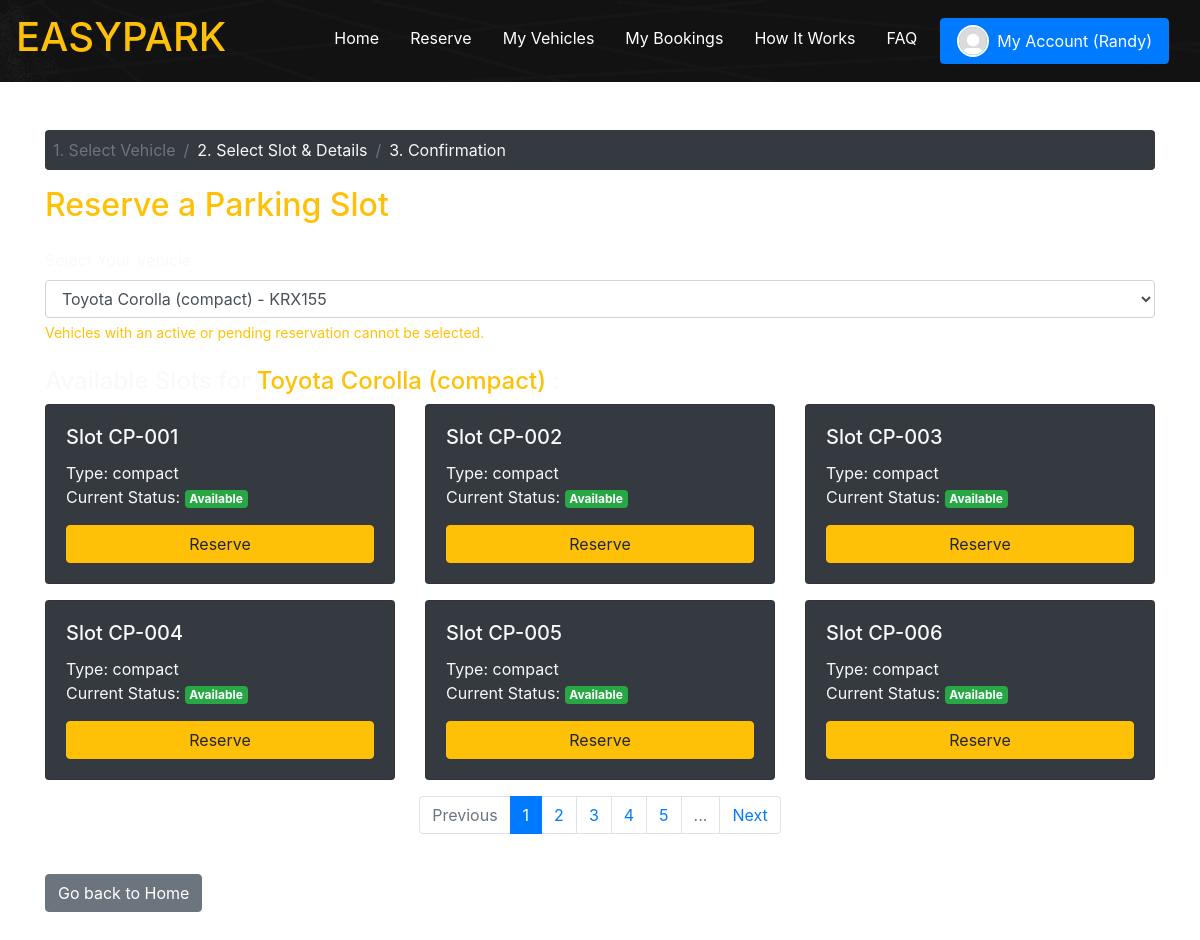
/reservations.php (signed in), run on the app's committed database.
### tables this page shows
CREATE TABLE `vehicles` (
  `vehicle_id` int(11) NOT NULL,
  `user_id` int(11) NOT NULL,
  `plate_number` varchar(20) NOT NULL,
  `model_id` int(11) NOT NULL,
  `color` varchar(50) NOT NULL,
  `created_at` timestamp NULL DEFAULT current_timestamp(),
  `updated_at` timestamp NULL DEFAULT NULL ON UPDATE current_timestamp()
);

CREATE TABLE `Vehicle_Models` (
  `model_id` int(11) NOT NULL,
  `brand` varchar(50) NOT NULL,
  `model` varchar(50) NOT NULL,
  `type` enum('two_wheeler','compact','standard','large') NOT NULL
);

CREATE TABLE `parking_slots` (
  `parking_slot_id` int(11) NOT NULL,
  `slot_number` varchar(10) NOT NULL,
  `slot_type` enum('two_wheeler','compact','standard','large') NOT NULL,
  `slot_status` enum('available','reserved','occupied','unavailable') DEFAULT 'available'
);

### reservations.php (the view, shortened to what this page needs)
<?php
require_once 'includes/db.php';
$user_id = $_SESSION['user_id'];
$stmt = $pdo->prepare('SELECT v.vehicle_id, v.plate_number, m.brand, m.model, m.type FROM vehicles v JOIN Vehicle_Models m ON v.model_id = m.model_id WHERE v.user_id = ?');
$stmt->execute([$user_id]);
$vehicles = $stmt->fetchAll(PDO::FETCH_ASSOC);
$active_vehicle_ids = [];
$user_has_active_reservation = false;
$selected_vehicle_id = isset($_POST['vehicle_id']) ? $_POST['vehicle_id'] : ($vehicles[0]['vehicle_id'] ?? null);
$selected_vehicle_type = null;
if ($selected_vehicle_id) {
  foreach ($vehicles as $veh) {
    if ($veh['vehicle_id'] == $selected_vehicle_id) {
      $selected_vehicle_type = $veh['type'];
      break;
    }
  }
}
$show_reservation_form = false;
$selected_slot = null;
$slots_per_page = 6;
$page = isset($_GET['page']) ? max(1, intval($_GET['page'])) : 1;
$offset = ($page - 1) * $slots_per_page;
$total_slots = 0;
$available_slots = [];
if ($selected_vehicle_type) {
  $stmt = $pdo->prepare('SELECT COUNT(*) FROM parking_slots WHERE slot_type = ?');
  $stmt->execute([$selected_vehicle_type]);
  $total_slots = $stmt->fetchColumn();
  $stmt = $pdo->prepare('SELECT * FROM parking_slots WHERE slot_type = ? LIMIT ? OFFSET ?');
  $stmt->bindValue(1, $selected_vehicle_type);
  $stmt->bindValue(2, $slots_per_page, PDO::PARAM_INT);
  $stmt->bindValue(3, $offset, PDO::PARAM_INT);
  $stmt->execute();
  $available_slots = $stmt->fetchAll(PDO::FETCH_ASSOC);
}
$current_step = 1;
?>
<!DOCTYPE html>
<html lang="en">
<head>
  <link rel="stylesheet" href="css/font-awesome.min.css">
  <link rel="stylesheet" href="css/bootstrap.min.css">
</head>
<body class="bg-car">
  <?php include 'includes/client_navbar.php'; ?>
  <div class="container py-5">
    <nav aria-label="breadcrumb">
      <ol class="breadcrumb bg-dark text-light p-2 rounded">
        <li class="breadcrumb-item<?= $current_step === 1 ? ' active' : '' ?>">1. Select Vehicle</li>
        <li class="breadcrumb-item<?= $current_step === 2 ? ' active' : '' ?>">2. Select Slot & Details</li>
        <li class="breadcrumb-item<?= $current_step === 3 ? ' active' : '' ?>">3. Confirmation</li>
      </ol>
    </nav>
    <h2 class="text-warning mb-4">Reserve a Parking Slot</h2>
    <form method="post" class="mb-4">
      <div class="form-group">
        <label for="vehicle_id" class="text-light">Select Your Vehicle:</label>
        <select name="vehicle_id" id="vehicle_id" class="form-control" onchange="this.form.submit()" required
          <?= $user_has_active_reservation ? 'disabled' : '' ?>>
          <?php foreach ($vehicles as $veh): ?>
            <?php
            $is_active = isset($active_vehicle_ids[$veh['vehicle_id']]);
            ?>
            <option value="<?= $veh['vehicle_id'] ?>" <?= $veh['vehicle_id'] == $selected_vehicle_id ? 'selected' : '' ?>
              <?= $is_active ? 'disabled' : '' ?>>
              <?= htmlspecialchars($veh['brand'] . ' ' . $veh['model'] . ' (' . $veh['type'] . ') - ' . $veh['plate_number']) ?>
            </option>
          <?php endforeach; ?>
        </select>
        <small class="form-text text-warning">
          Vehicles with an active or pending reservation cannot be selected.<br>
        </small>
      </div>
    </form>
    <?php if ($selected_vehicle_id && empty($active_vehicle_ids[$selected_vehicle_id]) && !$user_has_active_reservation): ?>
      <?php if ($current_step === 3): ?>
        <form method="post" class="bg-dark text-light p-4 rounded">
          <h4>Confirm Your Reservation</h4>
          <dl class="row">
            <dt class="col-sm-4">Slot</dt>
            <dd class="col-sm-8">Slot <?= htmlspecialchars($selected_slot['slot_number']) ?>
              (<?= htmlspecialchars($selected_slot['slot_type']) ?>)</dd>
            <dt class="col-sm-4">Vehicle</dt>
            <dd class="col-sm-8">
              <?php foreach ($vehicles as $veh) {
                if ($veh['vehicle_id'] == $selected_vehicle_id) {
                  echo htmlspecialchars($veh['brand'] . ' ' . $veh['model'] . ' (' . $veh['type'] . ') - ' . $veh['plate_number']);
                  break;
                }
              } ?>
            </dd>
            <dt class="col-sm-4">Start</dt>
            <dd class="col-sm-8"><?= htmlspecialchars($_POST['start_datetime']) ?></dd>
            <dt class="col-sm-4">End</dt>
            <dd class="col-sm-8"><?= htmlspecialchars($_POST['end_datetime']) ?></dd>
            <dt class="col-sm-4">Duration</dt>
            <dd class="col-sm-8"><?= htmlspecialchars($_POST['duration_value']) ?>
              <?= htmlspecialchars($_POST['duration_type']) ?>(s)
            </dd>
            <dt class="col-sm-4">Payment Method</dt>
            <dd class="col-sm-8"><?= htmlspecialchars($_POST['payment_method']) ?></dd>
            <dt class="col-sm-4">Price</dt>
            <dd class="col-sm-8">₱<?= htmlspecialchars($_POST['price']) ?></dd>
          </dl>
          <input type="hidden" name="slot_id" value="<?= $selected_slot['parking_slot_id'] ?>">
          <input type="hidden" name="vehicle_id" value="<?= $selected_vehicle_id ?>">
          <input type="hidden" name="duration_type" value="<?= htmlspecialchars($_POST['duration_type']) ?>">
          <input type="hidden" name="start_datetime" value="<?= htmlspecialchars($_POST['start_datetime']) ?>">
          <input type="hidden" name="end_datetime" value="<?= htmlspecialchars($_POST['end_datetime']) ?>">
          <input type="hidden" name="payment_method" value="<?= htmlspecialchars($_POST['payment_method']) ?>">
          <input type="hidden" name="price" value="<?= htmlspecialchars($_POST['price']) ?>">
          <input type="hidden" name="duration_value" value="<?= htmlspecialchars($_POST['duration_value']) ?>">
          <button type="submit" name="confirm_reservation" class="btn btn-warning">Confirm Reservation</button>
          <a href="reservations.php" class="btn btn-secondary ml-2">Cancel</a>
        </form>
      <?php else: ?>
        <h4 class="text-light">Available Slots for <span class="text-warning">
            <?php
            foreach ($vehicles as $veh) {
              if ($veh['vehicle_id'] == $selected_vehicle_id) {
                echo htmlspecialchars($veh['brand'] . ' ' . $veh['model'] . ' (' . $veh['type'] . ')');
                break;
              }
            }
            ?>
          </span>:</h4>
        <?php if (count($available_slots) > 0): ?>
          <form method="post">
            <div class="row">
              <?php
              $has_active_reservation = false;
              ?>
              <?php foreach ($available_slots as $slot): ?>
                <div class="col-md-4 mb-3">
                  <div class="card bg-dark text-light">
                    <div class="card-body">
                      <h5 class="card-title">Slot <?= htmlspecialchars($slot['slot_number']) ?></h5>
                      <p class="card-text">
                        Type: <?= htmlspecialchars($slot['slot_type']) ?><br>
                        Current Status:
                        <?php
                        $statusColor = 'success';
                        $statusLabel = ucfirst($slot['slot_status']);
                        ?>
                        <span class="badge badge-<?= $statusColor ?>"><?= $statusLabel ?></span>
                      </p>
                      <button type="submit" name="reserve_slot_id" value="<?= $slot['parking_slot_id'] ?>"
                        class="btn btn-warning btn-block" <?= ($has_active_reservation || $slot['slot_status'] === 'unavailable' || $slot['slot_status'] === 'occupied' || $slot['slot_status'] === 'reserved') ? 'disabled' : '' ?>>Reserve</button>
                    </div>
                  </div>
                </div>
              <?php endforeach; ?>
            </div>
          </form>
          <?php
          $total_pages = ceil($total_slots / $slots_per_page);
          if ($total_pages > 1):
            $max_links = 5;
            $start = max(1, $page - floor($max_links / 2));
            $end = min($total_pages, $start + $max_links - 1);
            ?>
            <nav aria-label="Slot pagination">
              <ul class="pagination justify-content-center">
                <li class="page-item<?= $page <= 1 ? ' disabled' : '' ?>">
                  <a class="page-link" href="?vehicle_id=<?= $selected_vehicle_id ?>&page=<?= $page - 1 ?>"
                    tabindex="-1">Previous</a>
                </li>
                <?php for ($i = $start; $i <= $end; $i++): ?>
                  <li class="page-item<?= $i == $page ? ' active' : '' ?>">
                    <a class="page-link" href="?vehicle_id=<?= $selected_vehicle_id ?>&page=<?= $i ?>"><?= $i ?></a>
                  </li>
                <?php endfor; ?>
                <?php if ($end < $total_pages): ?>
                  <li class="page-item disabled"><span class="page-link">...</span></li>
                <?php endif; ?>
                <li class="page-item<?= $page >= $total_pages ? ' disabled' : '' ?>">
                  <a class="page-link" href="?vehicle_id=<?= $selected_vehicle_id ?>&page=<?= $page + 1 ?>">Next</a>
                </li>
              </ul>
            </nav>
          <?php endif; ?>
        <?php else: ?>
          <div class="alert alert-info mt-3">No available slots for this vehicle type.</div>
        <?php endif; ?>
      <?php endif; ?>
    <?php endif; ?>
    <a href="dashboard.php" class="btn btn-secondary mt-4">Go back to Home</a>
  </div>
</body>
</html>

### data on the page
vehicles: model.type "Toyota Corolla (compact)"
parking_slots: slot_number "CP-001", slot_type "compact", slot_status "Available"
parking_slots: slot_number "CP-002", slot_type "compact", slot_status "Available"
parking_slots: slot_number "CP-003", slot_type "compact", slot_status "Available"
parking_slots: slot_number "CP-004", slot_type "compact", slot_status "Available"
parking_slots: slot_number "CP-005", slot_type "compact", slot_status "Available"
parking_slots: slot_number "CP-006", slot_type "compact", slot_status "Available"

### other printed values
$_SESSION['username'] "Randy"
form field vehicle_id "Toyota Corolla (compact) - KRX155"
